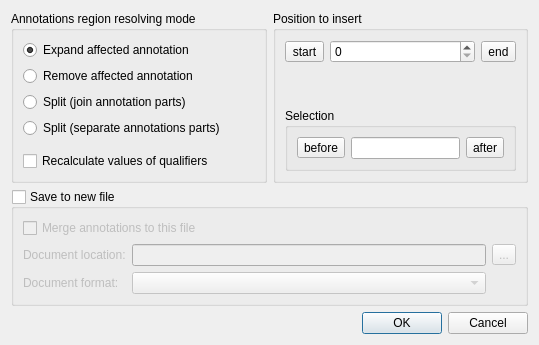
<?xml version="1.0" encoding="UTF-8"?>
<ui version="4.0">
 <class>EditSequenceDialog</class>
 <widget class="QDialog" name="EditSequenceDialog">
  <property name="geometry">
   <rect>
    <x>0</x>
    <y>0</y>
    <width>539</width>
    <height>309</height>
   </rect>
  </property>
  <property name="windowTitle">
   <string/>
  </property>
  <layout class="QVBoxLayout" name="globalLayout">
   <item>
    <layout class="QHBoxLayout" name="horizontalLayout_2">
     <item>
      <widget class="QGroupBox" name="groupBox_2">
       <property name="title">
        <string>Annotations region resolving mode</string>
       </property>
       <layout class="QGridLayout" name="gridLayout_5">
        <item row="0" column="0">
         <widget class="QRadioButton" name="resizeRB">
          <property name="text">
           <string>Expand affected annotation</string>
          </property>
          <property name="checked">
           <bool>true</bool>
          </property>
         </widget>
        </item>
        <item row="1" column="0">
         <widget class="QRadioButton" name="removeRB">
          <property name="text">
           <string>Remove affected annotation</string>
          </property>
         </widget>
        </item>
        <item row="2" column="0">
         <widget class="QRadioButton" name="splitRB">
          <property name="text">
           <string>Split (join annotation parts)</string>
          </property>
         </widget>
        </item>
        <item row="3" column="0">
         <widget class="QRadioButton" name="split_separateRB">
          <property name="text">
           <string>Split (separate annotations parts)</string>
          </property>
         </widget>
        </item>
        <item row="4" column="0">
         <layout class="QVBoxLayout" name="verticalLayout">
          <property name="topMargin">
           <number>7</number>
          </property>
          <item>
           <widget class="QCheckBox" name="recalculateQualsCheckBox">
            <property name="text">
             <string>Recalculate values of qualifiers</string>
            </property>
           </widget>
          </item>
         </layout>
        </item>
       </layout>
      </widget>
     </item>
     <item>
      <widget class="QGroupBox" name="insertPositionBox">
       <property name="title">
        <string>Position to insert</string>
       </property>
       <layout class="QGridLayout" name="gridLayout_2">
        <item row="0" column="0">
         <widget class="QToolButton" name="startPosToolButton">
          <property name="toolTip">
           <string>Press to insert before the start of the sequence</string>
          </property>
          <property name="text">
           <string>start</string>
          </property>
         </widget>
        </item>
        <item row="0" column="1">
         <widget class="QSpinBox" name="insertPositionSpin">
          <property name="maximum">
           <number>99999</number>
          </property>
         </widget>
        </item>
        <item row="0" column="2">
         <widget class="QToolButton" name="endPosToolButton">
          <property name="toolTip">
           <string>Press to insert to the end of the sequence</string>
          </property>
          <property name="text">
           <string>end</string>
          </property>
         </widget>
        </item>
        <item row="1" column="0" colspan="3">
         <spacer name="verticalSpacer_2">
          <property name="orientation">
           <enum>Qt::Vertical</enum>
          </property>
          <property name="sizeHint" stdset="0">
           <size>
            <width>20</width>
            <height>40</height>
           </size>
          </property>
         </spacer>
        </item>
        <item row="2" column="0" colspan="3">
         <widget class="QGroupBox" name="selectionGroupBox">
          <property name="title">
           <string>Selection</string>
          </property>
          <layout class="QGridLayout" name="gridLayout_4">
           <item row="0" column="0">
            <widget class="QToolButton" name="beforeSelectionToolButton">
             <property name="toolTip">
              <string>Press to insert before the selection</string>
             </property>
             <property name="text">
              <string>before</string>
             </property>
            </widget>
           </item>
           <item row="0" column="2">
            <widget class="QToolButton" name="afterSelectionToolButton">
             <property name="toolTip">
              <string>Press to insert after the selection</string>
             </property>
             <property name="text">
              <string>after</string>
             </property>
            </widget>
           </item>
           <item row="0" column="1">
            <widget class="QLineEdit" name="selectionLineEdit">
             <property name="toolTip">
              <string>To change the regsion select it on a sequence</string>
             </property>
             <property name="readOnly">
              <bool>true</bool>
             </property>
            </widget>
           </item>
          </layout>
         </widget>
        </item>
       </layout>
      </widget>
     </item>
    </layout>
   </item>
   <item>
    <widget class="QGroupBox" name="saveToAnotherBox">
     <property name="enabled">
      <bool>true</bool>
     </property>
     <property name="title">
      <string>Save to new file</string>
     </property>
     <property name="checkable">
      <bool>true</bool>
     </property>
     <property name="checked">
      <bool>false</bool>
     </property>
     <layout class="QGridLayout" name="gridLayout_3">
      <item row="3" column="0">
       <layout class="QGridLayout" name="gridLayout">
        <item row="0" column="0">
         <widget class="QLabel" name="label">
          <property name="text">
           <string>Document location:</string>
          </property>
         </widget>
        </item>
        <item row="0" column="1">
         <widget class="QLineEdit" name="filepathEdit"/>
        </item>
        <item row="0" column="2">
         <widget class="QToolButton" name="browseButton">
          <property name="text">
           <string>...</string>
          </property>
         </widget>
        </item>
        <item row="1" column="0">
         <widget class="QLabel" name="label_4">
          <property name="text">
           <string>Document format:</string>
          </property>
         </widget>
        </item>
        <item row="1" column="1">
         <widget class="QComboBox" name="formatBox"/>
        </item>
       </layout>
      </item>
      <item row="1" column="0">
       <widget class="QCheckBox" name="mergeAnnotationsBox">
        <property name="text">
         <string>Merge annotations to this file</string>
        </property>
       </widget>
      </item>
     </layout>
    </widget>
   </item>
   <item>
    <widget class="QDialogButtonBox" name="buttonBox">
     <property name="standardButtons">
      <set>QDialogButtonBox::Cancel|QDialogButtonBox::Ok</set>
     </property>
    </widget>
   </item>
  </layout>
 </widget>
 <resources/>
 <connections>
  <connection>
   <sender>buttonBox</sender>
   <signal>accepted()</signal>
   <receiver>EditSequenceDialog</receiver>
   <slot>accept()</slot>
   <hints>
    <hint type="sourcelabel">
     <x>269</x>
     <y>310</y>
    </hint>
    <hint type="destinationlabel">
     <x>269</x>
     <y>165</y>
    </hint>
   </hints>
  </connection>
  <connection>
   <sender>buttonBox</sender>
   <signal>rejected()</signal>
   <receiver>EditSequenceDialog</receiver>
   <slot>reject()</slot>
   <hints>
    <hint type="sourcelabel">
     <x>269</x>
     <y>310</y>
    </hint>
    <hint type="destinationlabel">
     <x>269</x>
     <y>165</y>
    </hint>
   </hints>
  </connection>
 </connections>
</ui>
